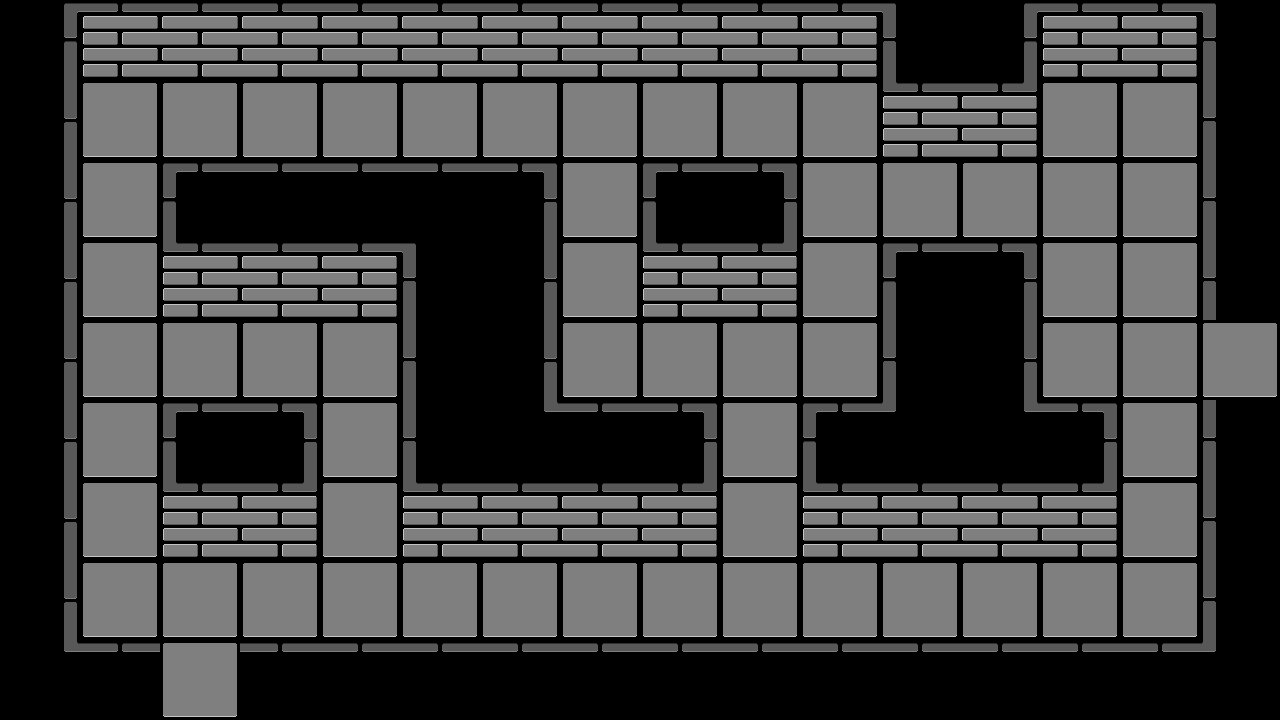

Rendered tile map (Tiled .tmx) drawn with the repository's tilesets; below, a short description and the full map source, tile grids included:
An orthogonal 16x9 tile map with 80x80 px tiles, 1 tile layer (tile layer) and 4 objects (2x door, 2x enemy_1).

<map version="1.4" tiledversion="1.4.2" orientation="orthogonal" renderorder="right-down" width="16" height="9" tilewidth="80" tileheight="80" infinite="0" nextlayerid="4" nextobjectid="9">
 <tileset firstgid="1" source="trial_tileset.tsx" />
 <layer id="1" name="tile layer" width="16" height="9">
  <data encoding="csv">
30,21,7,7,7,7,7,7,7,7,22,29,30,21,22,29,
9,2,2,2,2,2,2,2,2,2,2,33,32,2,2,10,
9,2,18,11,11,11,19,2,18,19,2,2,2,2,2,10,
9,2,33,7,22,29,9,2,33,32,2,18,19,2,2,10,
9,2,2,2,2,10,9,2,2,2,2,10,9,2,2,20,
9,2,18,19,2,10,13,11,19,2,18,12,13,19,2,10,
9,2,33,32,2,33,7,7,32,2,33,7,7,32,2,10,
9,2,2,2,2,2,2,2,2,2,2,2,2,2,2,10,
13,11,20,11,11,11,11,11,11,11,11,11,11,11,11,12
</data>
 </layer>
 <objectgroup id="3" name="object layer">
  <object id="5" name="door" type="door" x="160.169" y="680.839" width="79.6619" height="40.3227">
   <properties>
    <property name="target_map" value="data/Tiled/room2.tmx" />
    <property name="target_x" type="int" value="200" />
    <property name="target_y" type="int" value="100" />
   </properties>
  </object>
  <object id="6" name="enemy spawn point" type="enemy_1" x="759" y="125">
   <point />
  </object>
  <object id="7" name="enemy spawn point" type="enemy_1" x="116.667" y="367">
   <point />
  </object>
  <object id="8" name="door" type="door" x="1237.17" y="322.839" width="40.6619" height="73.3227">
   <properties>
    <property name="target_map" value="data/Tiled/room4.tmx" />
    <property name="target_x" type="int" value="80" />
    <property name="target_y" type="int" value="360" />
   </properties>
  </object>
 </objectgroup>
</map>
